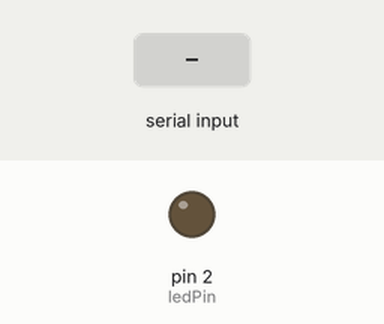
Simulated run of this sketch. Board: Arduino Uno, built with avr-gcc and run on an emulated ATmega328P. Parts: output pins drawn as LEDs (lit = HIGH). Inputs (shaded band) come from the test bench. Pins used as bus, display or sensor lines are not drawn; what the sketch prints to the serial monitor is not drawn.

Above: at 1.8 s.
1.9 s: "T" received over Serial
At 2.2 s:
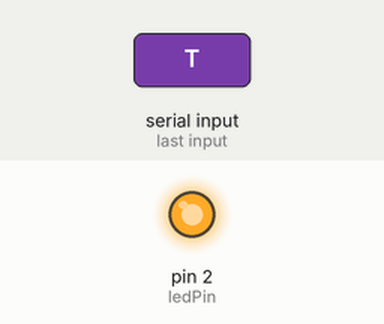
4.9 s: "O" received over Serial
At 5.7 s:
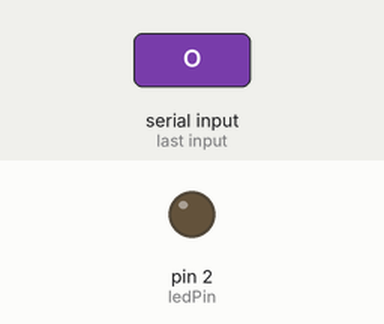
Timing chart, 0 to 7.9 s (numbered marks = the images above; inputs shaded):
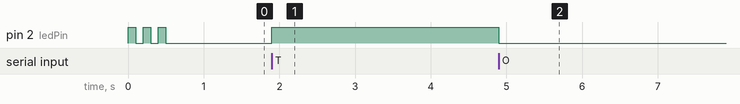

Measured:
- after the input at 1.9 s, pin 2 (ledPin): LOW → HIGH at once
- after the input at 4.9 s, pin 2 (ledPin): HIGH → LOW at once

The sketch:

testSerial.ino
```cpp
int ledPin = 2;
int resetPin = 4;

bool light_mode = false;

void toggle_light(int mode=-1){
  if (mode == 1)
  {
    digitalWrite(ledPin, HIGH);
    light_mode = true;
  }
  else if (mode == 0)
  {
    digitalWrite(ledPin, LOW);
    light_mode = false;
  }
  else
  {
    digitalWrite(ledPin, light_mode ? LOW : HIGH);
    light_mode = !light_mode;
  }
}

void setup() {
    digitalWrite(resetPin, HIGH);

    pinMode(ledPin, OUTPUT);
    pinMode(resetPin, OUTPUT);

    Serial.begin(115200);
    Serial.print("initializing");

    for(int i = 0; i < 3; i++) {
      toggle_light(); // Turn on LED
      delay(100);
      toggle_light(); // Turn off LED
      delay(100);
    }
}

void loop() {

    if(Serial.available()){
        char c = Serial.read();
        if(c == 'T'){
          toggle_light();
        } else if (c == 'I') {
          toggle_light(1);
        } else if (c == 'O') {
            toggle_light(0);
        } else if (c == 'R') { // reset
          digitalWrite(resetPin, LOW);
        }
        Serial.print(c);
        while(Serial.available()) { Serial.read(); }
    }
}
```
